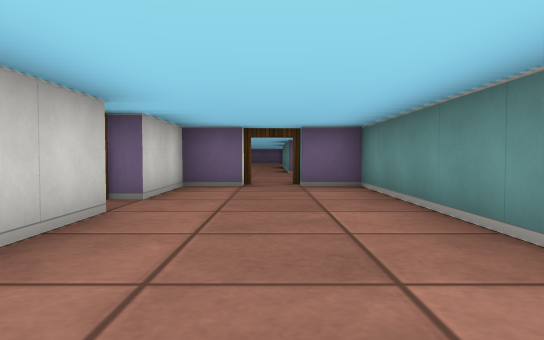
View 1 (above)

21 first-person views from a walk through a cub3D level. The camera is about half as high as the walls, tilts 2° down and sees 70° across. The floor is counted in squares. Each view is taken from the middle of a square. On the plan, view 1 faces up. The plan holds only what a view shows up to about 9 squares ahead; the rest is blank.

View 2
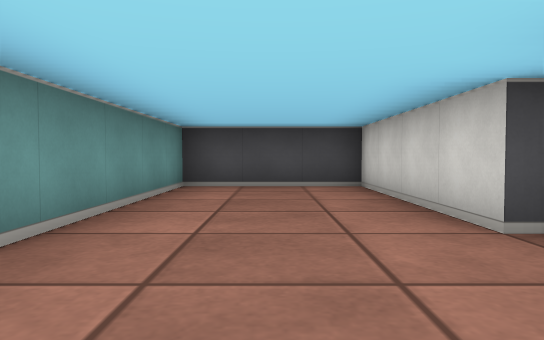

View 3
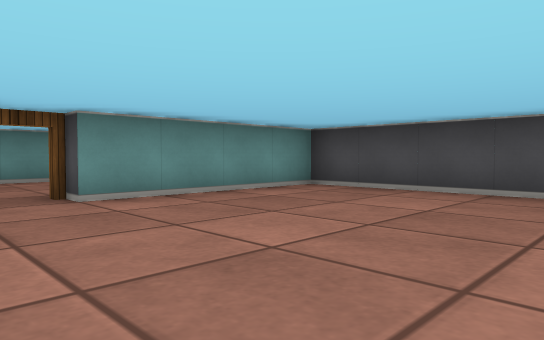

View 4
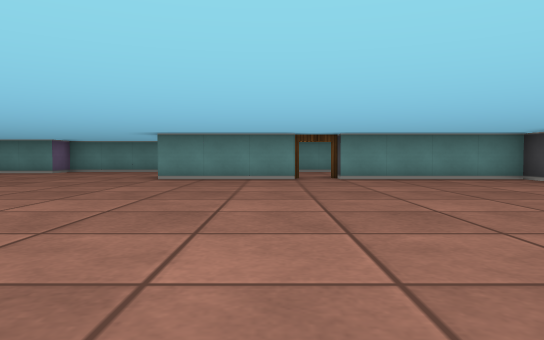

View 5
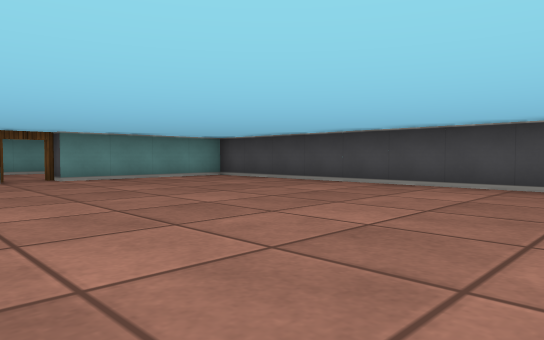

View 6
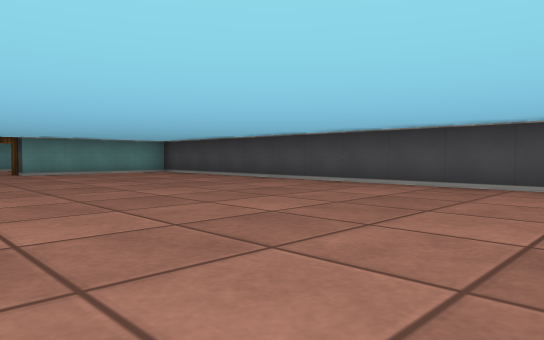

View 7
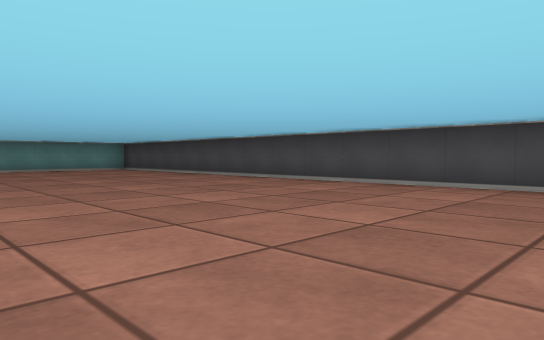

View 8
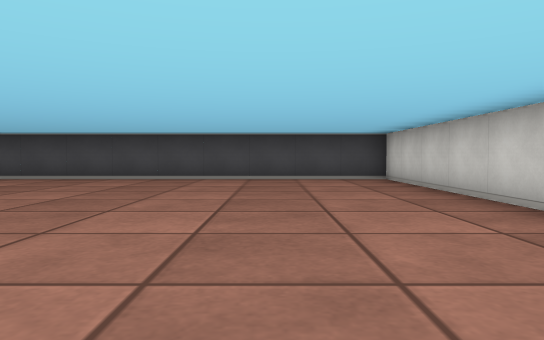

View 9
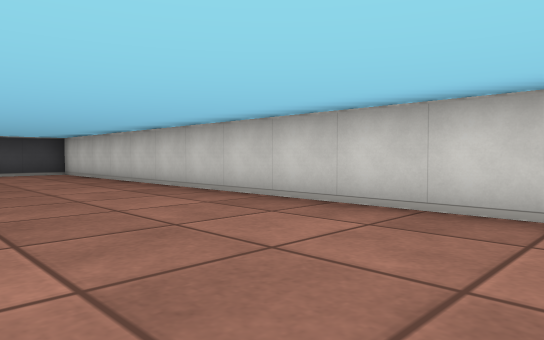

View 10
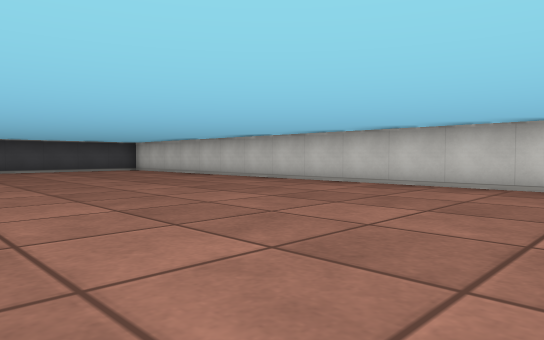

View 11
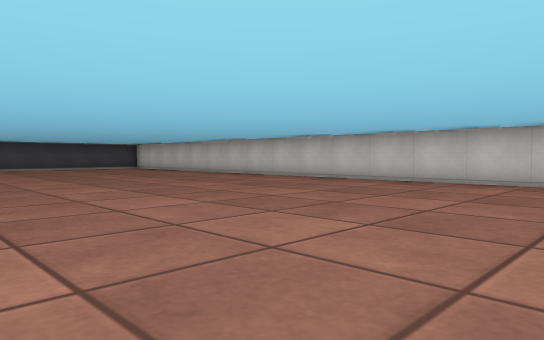

View 12
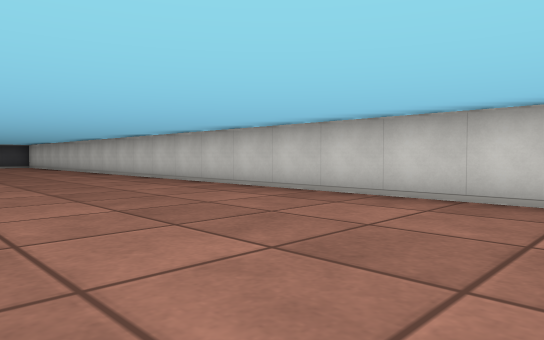

View 13
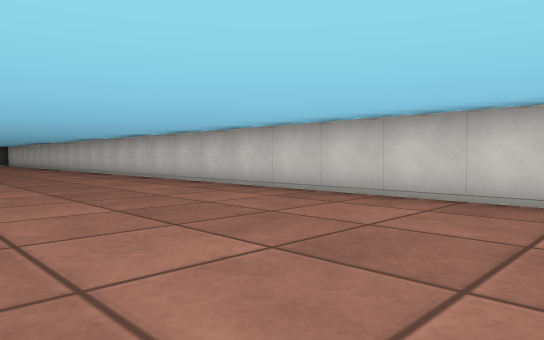

View 14
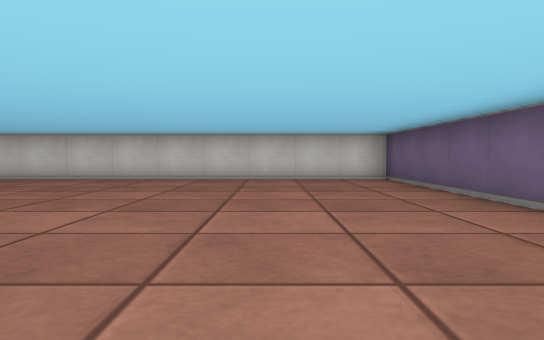

View 15
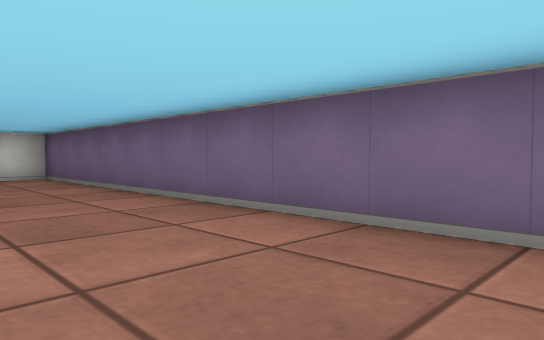

View 16
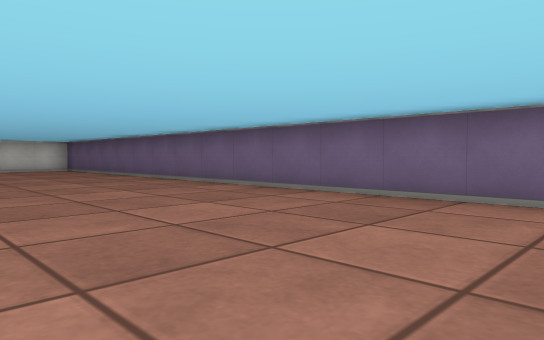

View 17
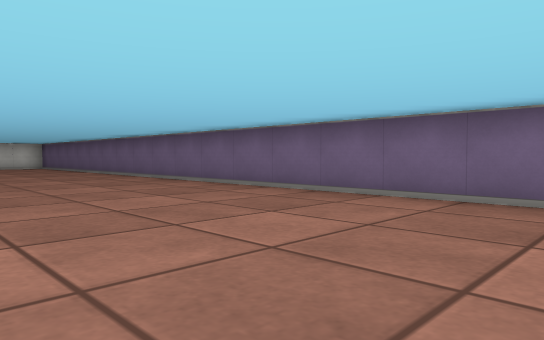

View 18
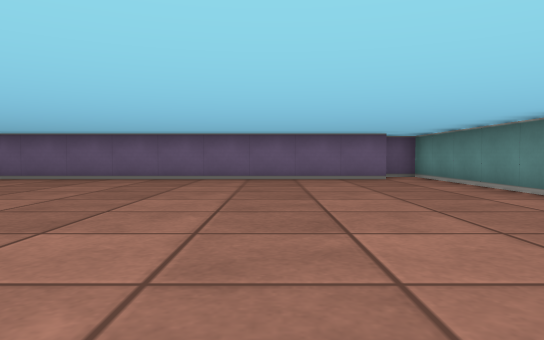

View 19
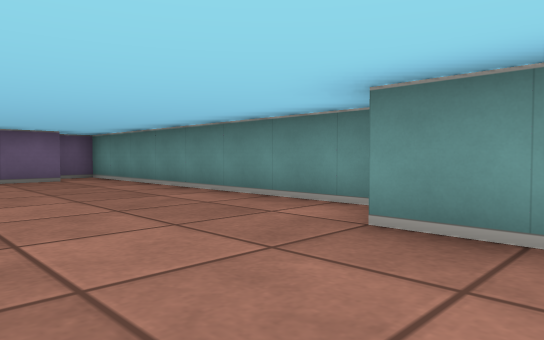

View 20
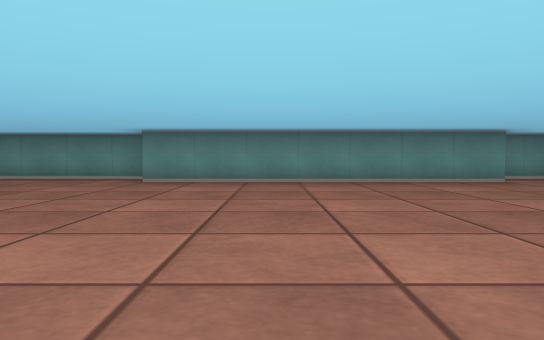

View 21
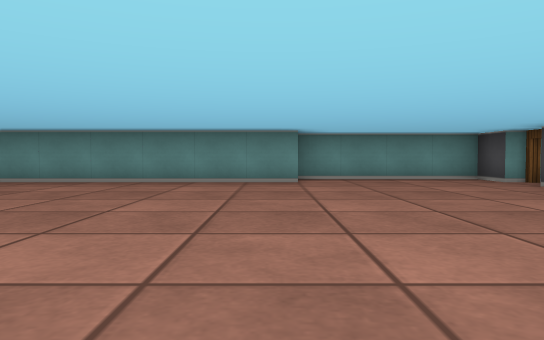

### Floor plan
Ten units are one square. View 1 is at (0, 0); x grows to the right and y downward. Boxes are objects, and circles mark ways between rooms. Rooms are numbered by the first view taken in them; rooms with no view inside come last. Other rooms are left out.
<svg viewBox="-210 -270 230 280">
<path fill="none" stroke="#000" d="M-15 -35 -15 5 15 5 15 -65 5 -65M-5 -65 -15 -65 -15 -45M5 -114 5 -185M-25 -44 -25 -75M5 -75 15 -75 15 -115M15 -188 15 -262M6 -255 -205 -255 -205 5 -25 5 -25 -35M12 -265 8 -265"/>
<circle cx="-20" cy="-40" r="3" fill="#2a7"/>
<circle cx="0" cy="-70" r="3" fill="#2a7"/>
<text x="0" y="-30">1</text>
<text x="-100" y="-130">2</text>
</svg>
Room 1 opens to room 2.

Where each view was taken, in squares from view 1:
view 1: 0 up, 0 right, facing up
view 2: 6 up, 0 right, facing down
view 3: 5 up, 7 left, facing down-right
view 4: 5 up, 11 left, facing right
view 5: 6 up, 11 left, facing down-right
view 6: 6 up, 14 left, facing down-right
view 7: 6 up, 17 left, facing down-right
view 8: 8 up, 18 left, facing down
view 9: 11 up, 17 left, facing down-left
view 10: 13 up, 14 left, facing down-left
view 11: 15 up, 13 left, facing down-left
view 12: 19 up, 16 left, facing down-left
view 13: 23 up, 16 left, facing down-left
view 14: 23 up, 12 left, facing left
view 15: 23 up, 11 left, facing up-left
view 16: 21 up, 6 left, facing up-left
view 17: 21 up, 3 left, facing up-left
view 18: 17 up, 2 left, facing up
view 19: 17 up, 2 left, facing up-right
view 20: 16 up, 7 left, facing right
view 21: 12 up, 7 left, facing right
